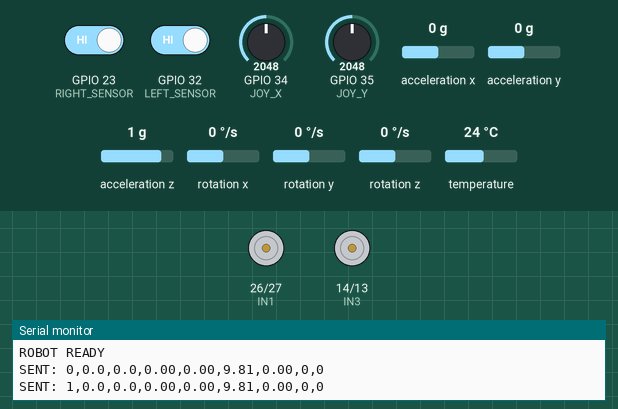
Recording of a sketch running on a simulated ESP32. Parts: motor-driver pin pairs drawn as motors (green arrow = first pin HIGH = forward, orange = second pin HIGH = backward, longer = more drive, scaled by the enable pin), the last lines printed to the serial monitor. Inputs (shaded band) come from the test bench; at power-on: GPIO 34 (JOY_X) = 2048, GPIO 35 (JOY_Y) = 2048, GPIO 23 (RIGHT_SENSOR) HIGH, GPIO 32 (LEFT_SENSOR) HIGH, acceleration x 0 g, acceleration y 0 g, acceleration z 1 g, rotation x 0 °/s, rotation y 0 °/s, rotation z 0 °/s, temperature 24 °C. No radio packets arrive unless stated.

Above: at 2.2 s.
2.3 s: GPIO 34 (JOY_X) set to 2426
3.8 s: GPIO 34 (JOY_X) set to 2565
At 5.0 s:
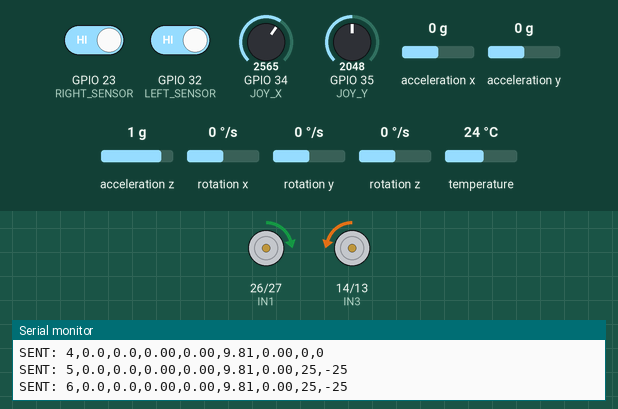
5.3 s: GPIO 35 (JOY_Y) set to 2489
6.8 s: GPIO 35 (JOY_Y) set to 2531
At 7.3 s:
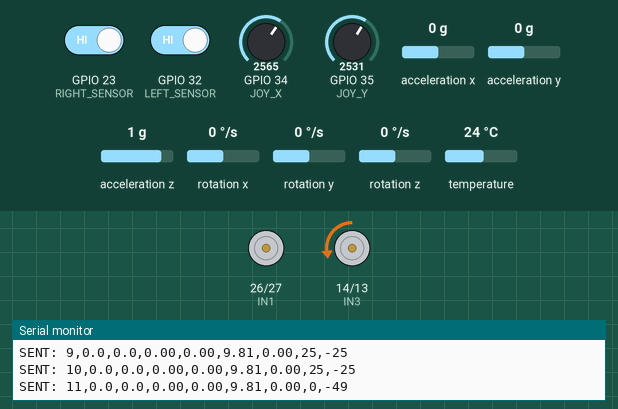
8.3 s: GPIO 35 (JOY_Y) set to 2866
At 8.7 s:
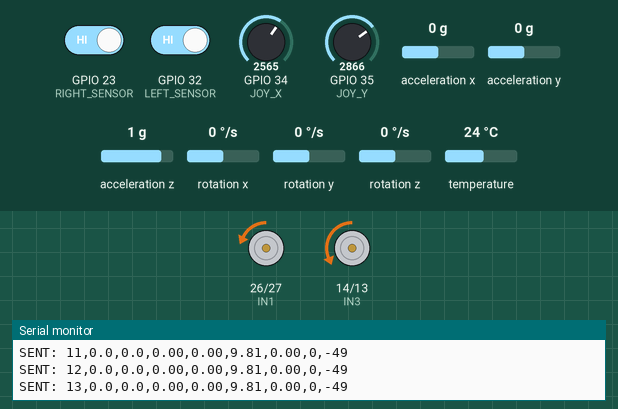
9.8 s: GPIO 34 (JOY_X) set to 2817
At 10.6 s:
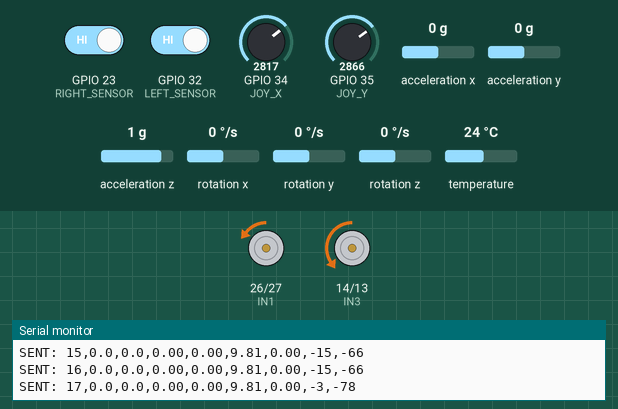
11.3 s: GPIO 34 (JOY_X) set to 2855
At 12.1 s:
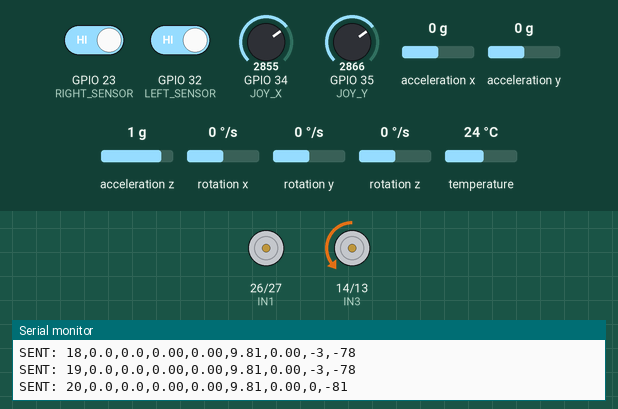
Timing chart, 0 to 13.8 s (numbered marks = the images above; inputs shaded):
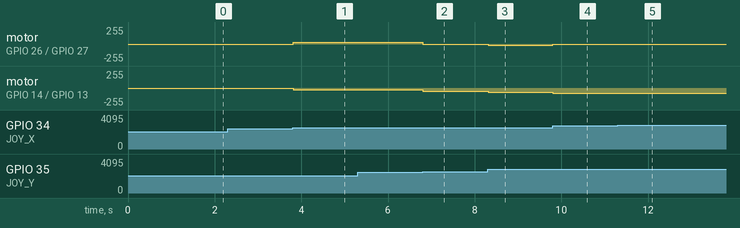

Measured:
- after the input at 3.8 s, motor on GPIO 26 (IN1) / GPIO 27 (IN2): stopped → forward 25/255 at once; motor on GPIO 14 (IN3) / GPIO 13 (IN4): stopped → backward 25/255 at once
- after the input at 6.8 s, motor on GPIO 26 (IN1) / GPIO 27 (IN2): forward 25/255 → stopped at once; motor on GPIO 14 (IN3) / GPIO 13 (IN4): backward 25/255 → backward 49/255 at once
- after the input at 8.3 s, motor on GPIO 26 (IN1) / GPIO 27 (IN2): stopped → backward 15/255 at once; motor on GPIO 14 (IN3) / GPIO 13 (IN4): backward 49/255 → backward 66/255 at once
- after the input at 9.8 s, motor on GPIO 26 (IN1) / GPIO 27 (IN2): backward 15/255 → backward 3/255 at once; motor on GPIO 14 (IN3) / GPIO 13 (IN4): backward 66/255 → backward 78/255 at once
- after the input at 11.3 s, motor on GPIO 26 (IN1) / GPIO 27 (IN2): backward 3/255 → stopped at once; motor on GPIO 14 (IN3) / GPIO 13 (IN4): backward 78/255 → backward 81/255 at once

The sketch:

rover.ino
```cpp
#include <Wire.h>
#include <SPI.h>
#include <LoRa.h>
#include <Adafruit_MPU6050.h>
#include <Adafruit_Sensor.h>

// ===== L298N MOTOR DRIVER =====
#define ENA 25
#define IN1 26
#define IN2 27
#define IN3 14
#define IN4 13
#define ENB 33

// ===== JOYSTICK =====
#define JOY_X 34
#define JOY_Y 35

// ===== WHEEL ENCODERS =====
#define LEFT_SENSOR 32
#define RIGHT_SENSOR 23

// ===== SX1278 LORA =====
#define LORA_SCK 18
#define LORA_MISO 19
#define LORA_MOSI 16
#define LORA_SS 17
#define LORA_RST 4
#define LORA_DIO0 36

Adafruit_MPU6050 mpu;
bool mpuReady = false;

volatile unsigned long leftPulses = 0;
volatile unsigned long rightPulses = 0;

unsigned long lastSend = 0;
unsigned long packetNumber = 0;

const int SPEED_PERCENT = 60;
const unsigned long SEND_INTERVAL = 500;

void IRAM_ATTR countLeft() {
  leftPulses++;
}

void IRAM_ATTR countRight() {
  rightPulses++;
}

void setMotor(int en, int a, int b, int speed) {
  speed = constrain(speed, -170, 170);

  if (speed > 0) {
    digitalWrite(a, HIGH);
    digitalWrite(b, LOW);
  } else if (speed < 0) {
    digitalWrite(a, LOW);
    digitalWrite(b, HIGH);
  } else {
    digitalWrite(a, LOW);
    digitalWrite(b, LOW);
  }

  ledcWrite(en, abs(speed));
}

void stopMotors() {
  setMotor(ENA, IN1, IN2, 0);
  setMotor(ENB, IN3, IN4, 0);
}

void setup() {
  Serial.begin(115200);
  delay(1000);

  // Motors
  pinMode(IN1, OUTPUT);
  pinMode(IN2, OUTPUT);
  pinMode(IN3, OUTPUT);
  pinMode(IN4, OUTPUT);

  ledcAttach(ENA, 1000, 8);
  ledcAttach(ENB, 1000, 8);
  stopMotors();

  // MPU6050
  Wire.begin(21, 22);
  mpuReady = mpu.begin();

  Serial.println(
    mpuReady ? "MPU6050 CONNECTED" :
               "MPU6050 NOT DETECTED"
  );

  // Wheel encoders
  pinMode(LEFT_SENSOR, INPUT_PULLUP);
  pinMode(RIGHT_SENSOR, INPUT_PULLUP);

  attachInterrupt(
    digitalPinToInterrupt(LEFT_SENSOR),
    countLeft,
    FALLING
  );

  attachInterrupt(
    digitalPinToInterrupt(RIGHT_SENSOR),
    countRight,
    FALLING
  );

  // LoRa
  SPI.begin(
    LORA_SCK,
    LORA_MISO,
    LORA_MOSI,
    LORA_SS
  );

  LoRa.setPins(
    LORA_SS,
    LORA_RST,
    LORA_DIO0
  );

  if (!LoRa.begin(433E6)) {
    Serial.println("LORA FAILED");
    stopMotors();
    while (true) delay(100);
  }

  LoRa.setTxPower(2);

  lastSend = millis();
  Serial.println("ROBOT READY");
}

void loop() {
  // ===== JOYSTICK CONTROL =====
  int x = analogRead(JOY_X) - 2048;
  int y = 2048 - analogRead(JOY_Y);

  if (abs(x) < 450) x = 0;
  if (abs(y) < 450) y = 0;

  int steering = map(x, -2048, 2047, -170, 170);
  int throttle = map(y, -2048, 2047, -170, 170);

  int leftSpeed = constrain(
    throttle + steering, -170, 170
  );

  int rightSpeed = constrain(
    throttle - steering, -170, 170
  );

  leftSpeed = leftSpeed * SPEED_PERCENT / 100;
  rightSpeed = rightSpeed * SPEED_PERCENT / 100;

  setMotor(ENA, IN1, IN2, leftSpeed);
  setMotor(ENB, IN3, IN4, rightSpeed);

  // ===== SEND SENSOR DATA =====
  if (millis() - lastSend >= SEND_INTERVAL) {
    unsigned long now = millis();
    float dt = (now - lastSend) / 1000.0f;
    lastSend = now;

    noInterrupts();
    unsigned long lp = leftPulses;
    unsigned long rp = rightPulses;
    leftPulses = 0;
    rightPulses = 0;
    interrupts();

    float leftRate = lp / dt;
    float rightRate = rp / dt;

    float ax = 0;
    float ay = 0;
    float az = 0;
    float gz = 0;

    if (mpuReady) {
      sensors_event_t a, g, temp;
      mpu.getEvent(&a, &g, &temp);

      ax = a.acceleration.x;
      ay = a.acceleration.y;
      az = a.acceleration.z;
      gz = g.gyro.z;
    }

    // CSV:
    // seq,leftRate,rightRate,ax,ay,az,gz,leftPWM,rightPWM

    String payload =
      String(packetNumber++) + "," +
      String(leftRate, 1) + "," +
      String(rightRate, 1) + "," +
      String(ax, 2) + "," +
      String(ay, 2) + "," +
      String(az, 2) + "," +
      String(gz, 2) + "," +
      String(leftSpeed) + "," +
      String(rightSpeed);

    LoRa.beginPacket();
    LoRa.print(payload);
    LoRa.endPacket();

    Serial.print("SENT: ");
    Serial.println(payload);
  }

  delay(20);
}
```
